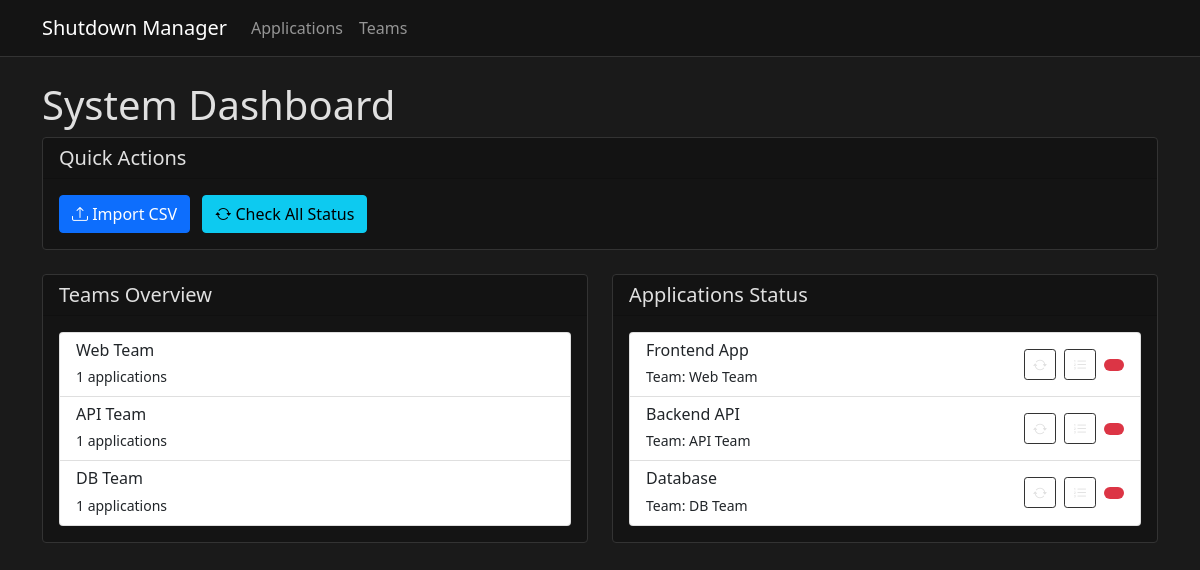
Before: / with the older database file.
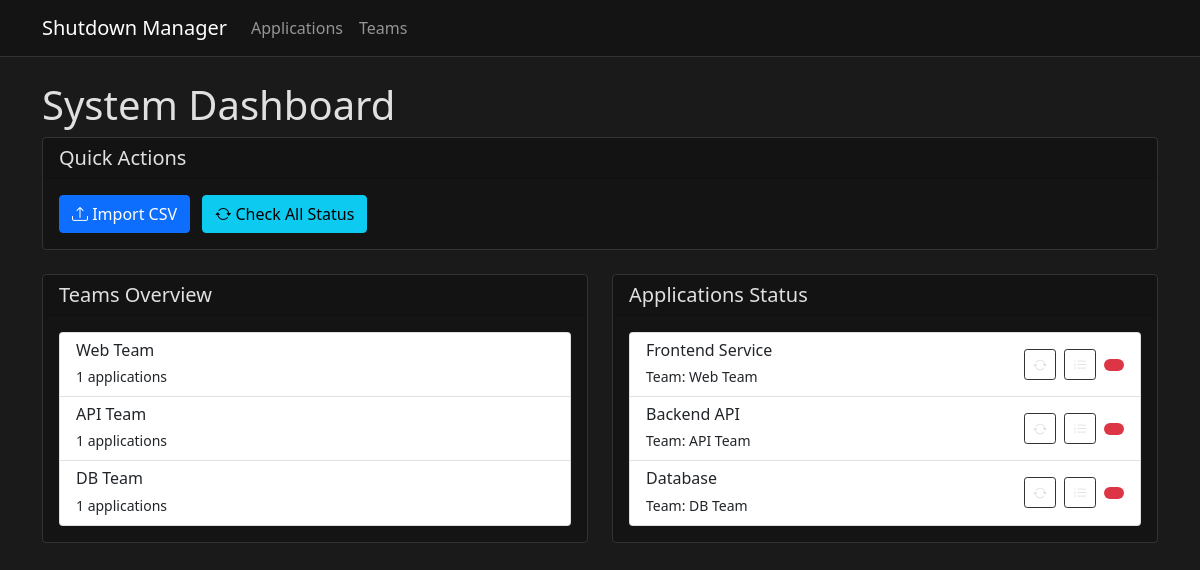
After: the same page with the newer database file.
### app/models.py (models this page shows)
class Team(db.Model):
    id = db.Column(db.Integer, primary_key=True)
    name = db.Column(db.String(100), unique=True, nullable=False)
    applications = db.relationship('Application', backref='team', lazy=True)

class Application(db.Model):
    id = db.Column(db.Integer, primary_key=True)
    name = db.Column(db.String(100), unique=True, nullable=False)
    team_id = db.Column(db.Integer, db.ForeignKey('team.id'), nullable=False)
    shutdown_order = db.Column(db.Integer, default=100)
    instances = db.relationship('ApplicationInstance', backref='application', lazy=True, cascade='all, delete-orphan')
    dependencies = db.relationship(
        'ApplicationDependency',
        foreign_keys='ApplicationDependency.application_id',
        backref=db.backref('application', lazy=True),
        lazy=True,
        cascade='all, delete-orphan'
    )

### app/routes.py (the view)
@main.route('/')
def index():
    teams = Team.query.all()
    applications = Application.query.all()
    return render_template('index.html', teams=teams, applications=applications)

### app/templates/index.html (shortened to what this page needs)
{% extends "base.html" %}
{% block content %}
<div class="row">
    <div class="col-12">
        <h1>System Dashboard</h1>
        <div class="card mb-4">
            <div class="card-header">
                <h5 class="card-title mb-0">Quick Actions</h5>
            </div>
            <div class="card-body">
                <button class="btn btn-primary me-2" data-bs-toggle="modal" data-bs-target="#importModal">
                    <i class="bi bi-upload"></i> Import CSV
                </button>
                <button class="btn btn-info me-2" onclick="checkAllStatus()">
                    <i class="bi bi-arrow-repeat"></i> Check All Status
                </button>
            </div>
        </div>
    </div>
</div>
<div class="row">
    <div class="col-md-6">
        <div class="card">
            <div class="card-header">
                <h5 class="card-title mb-0">Teams Overview</h5>
            </div>
            <div class="card-body">
                <div class="list-group">
                    {% for team in teams %}
                    <div class="list-group-item">
                        <h6 class="mb-1">{{ team.name }}</h6>
                        <small>{{ team.applications|length }} applications</small>
                    </div>
                    {% endfor %}
                </div>
            </div>
        </div>
    </div>
    <div class="col-md-6">
        <div class="card">
            <div class="card-header d-flex justify-content-between align-items-center">
                <h5 class="card-title mb-0">Applications Status</h5>
            </div>
            <div class="card-body">
                <div class="list-group" id="applicationsList">
                    {% for app in applications %}
                    <div class="list-group-item" id="app-{{ app.id }}">
                        <div class="d-flex justify-content-between align-items-center">
                            <div>
                                <h6 class="mb-1">{{ app.name }}</h6>
                                <small>Team: {{ app.team.name }}</small>
                            </div>
                            <div class="d-flex align-items-center">
                                <button class="btn btn-sm btn-outline-info me-2" onclick="checkStatus({{ app.id }})">
                                    <i class="bi bi-arrow-repeat"></i>
                                </button>
                                <button class="btn btn-sm btn-outline-primary me-2" onclick="viewShutdownSequence({{ app.id }})">
                                    <i class="bi bi-list-ol"></i>
                                </button>
                                <span class="badge bg-{{ 'success' if app.status == 'running' else 'danger' }}">
                                </span>
                            </div>
                        </div>
                    </div>
                    {% endfor %}
                </div>
            </div>
        </div>
    </div>
</div>
{% endblock %}

### app/templates/base.html (shortened to what this page needs)
<!DOCTYPE html>
<html lang="en">
<head>
    <link href="https://cdn.jsdelivr.net/npm/bootstrap@5.1.3/dist/css/bootstrap.min.css" rel="stylesheet">
    <link rel="stylesheet" href="https://cdn.jsdelivr.net/npm/bootstrap-icons@1.7.2/font/bootstrap-icons.css">
</head>
<body>
    <nav class="navbar navbar-expand-lg navbar-dark bg-dark mb-4">
        <div class="container">
            <a class="navbar-brand" href="/">Shutdown Manager</a>
            <div class="collapse navbar-collapse" id="navbarNav">
                <ul class="navbar-nav">
                    <li class="nav-item">
                        <a class="nav-link" href="/applications">Applications</a>
                    </li>
                    <li class="nav-item">
                        <a class="nav-link" href="/teams">Teams</a>
                    </li>
                </ul>
            </div>
        </div>
    </nav>
    <div class="container mt-4">
        {% block content %}{% endblock %}
    </div>
</body>
</html>

### app/templates/base.html (style rules this page uses)
:root { --dark-bg: #1a1a1a; --darker-bg: #141414; --dark-text: #e0e0e0; --dark-border: #333; --dark-hover: #2a2a2a; --dark-active: #3a3a3a; --accent-color: #0d6efd; }
body { background-color: var(--dark-bg); color: var(--dark-text); min-height: 100vh; }
.navbar { background-color: var(--darker-bg) !important; border-bottom: 1px solid var(--dark-border); }
.card { background-color: var(--darker-bg); border: 1px solid var(--dark-border); }
.btn-outline-primary, .btn-outline-danger, .btn-outline-info, .btn-outline-secondary { border-color: var(--dark-border); color: var(--dark-text); }
.badge { padding: 6px 10px; border-radius: 12px; }
.nav-link { color: var(--dark-text); }

Changed rows visible on the page:
changed Application "Web Team": name "Frontend App" → "Frontend Service"
